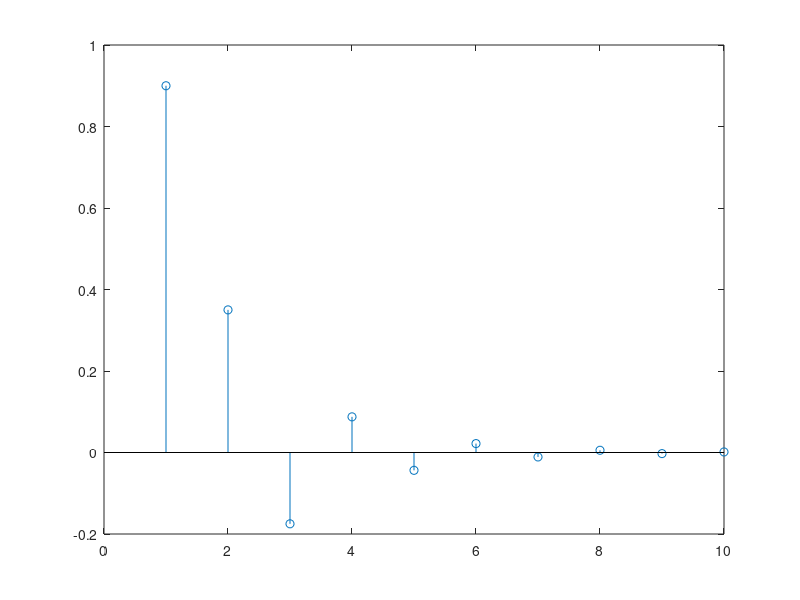

The MATLAB script that drew this image:
NT = 10; %choose the number of samples
x = zeros (NT, 1); %initialise the memory for the input sequence
y = zeros (NT, 1); %initialise the memory for the output sequence
x(1) = 1; %input signal is a unit impulse; see note 2 ⧫
for n = 1:NT %see note 2 ⧫
y(n) = 0.9 * x(n);
if (n > 1)
y(n) = y(n) + 0.8 * x(n-1)- 0.5 * y(n-1);
end
end
figure; stem (y); %output signal is the impulse response h(n)